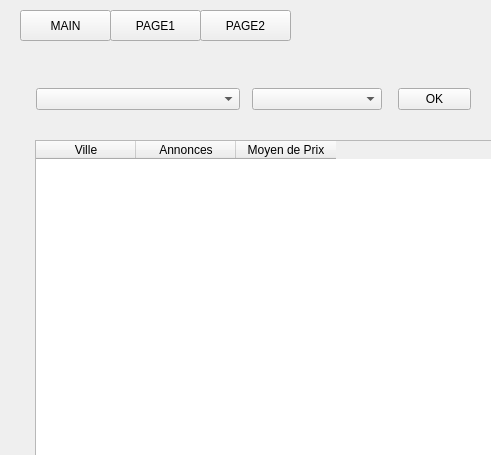
<?xml version="1.0" encoding="UTF-8"?>
<ui version="4.0">
    <class>Form</class>
    <widget class="QWidget" name="Form">
        <property name="geometry">
            <rect>
                <x>0</x>
                <y>0</y>
                <width>491</width>
                <height>455</height>
            </rect>
        </property>
        <property name="windowTitle">
            <string>Form</string>
        </property>
        
        <widget class="QPushButton" name="main">
            <property name="geometry">
                <rect>
                    <x>20</x>
                    <y>10</y>
                    <width>91</width>
                    <height>31</height>
                </rect>
            </property>
            <property name="styleSheet">
                <string notr="true">font: 87 9pt &quot;Arial Black&quot;
rgb(0, 0, 127)
</string>
            </property>
            <property name="text">
                <string>MAIN</string>
            </property>
        </widget>
        <widget class="QPushButton" name="page3">
            <property name="geometry">
                <rect>
                    <x>110</x>
                    <y>10</y>
                    <width>91</width>
                    <height>31</height>
                </rect>
            </property>
            <property name="styleSheet">
                <string notr="true">font: 87 9pt &quot;Arial Black&quot;
rgb(0, 0, 127)
</string>
            </property>
            <property name="text">
                <string>PAGE1</string>
            </property>
        </widget>
        <widget class="QPushButton" name="pushButton_4">
            <property name="geometry">
                <rect>
                    <x>200</x>
                    <y>10</y>
                    <width>91</width>
                    <height>31</height>
                </rect>
            </property>
            <property name="styleSheet">
                <string notr="true">font: 87 9pt &quot;Arial Black&quot;
rgb(0, 0, 127)
</string>
            </property>
            <property name="text">
                <string>PAGE2</string>
            </property>
        </widget>
        <widget class="QTableWidget" name="tableWidget">
            <property name="geometry">
                <rect>
                    <x>35</x>
                    <y>140</y>
                    <width>800</width>
                    <height>400</height>
                </rect>
            </property>
            <column>
                <property name="text">
                    <string>Ville</string>
                </property>
            </column>
            <column>
                <property name="text">
                    <string>Annonces</string>
                </property>
            </column>
            <column>
                <property name="text">
                    <string>Moyen de Prix</string>
                </property>
            </column>
        </widget>
        <widget class="QToolButton" name="toolButton">
            <property name="geometry">
                <rect>
                    <x>398</x>
                    <y>88</y>
                    <width>73</width>
                    <height>22</height>
                </rect>
            </property>
            <property name="text">
                <string>OK</string>
            </property>
        </widget>
        <widget class="QComboBox" name="marquelist">
            <property name="geometry">
                <rect>
                    <x>36</x>
                    <y>88</y>
                    <width>204</width>
                    <height>22</height>
                </rect>
            </property>
        </widget>
        <widget class="QComboBox" name="comboBox_2">
            <property name="geometry">
                <rect>
                    <x>252</x>
                    <y>88</y>
                    <width>130</width>
                    <height>22</height>
                </rect>
            </property>
        </widget>
    </widget>
    <resources />
    <connections />
</ui>
